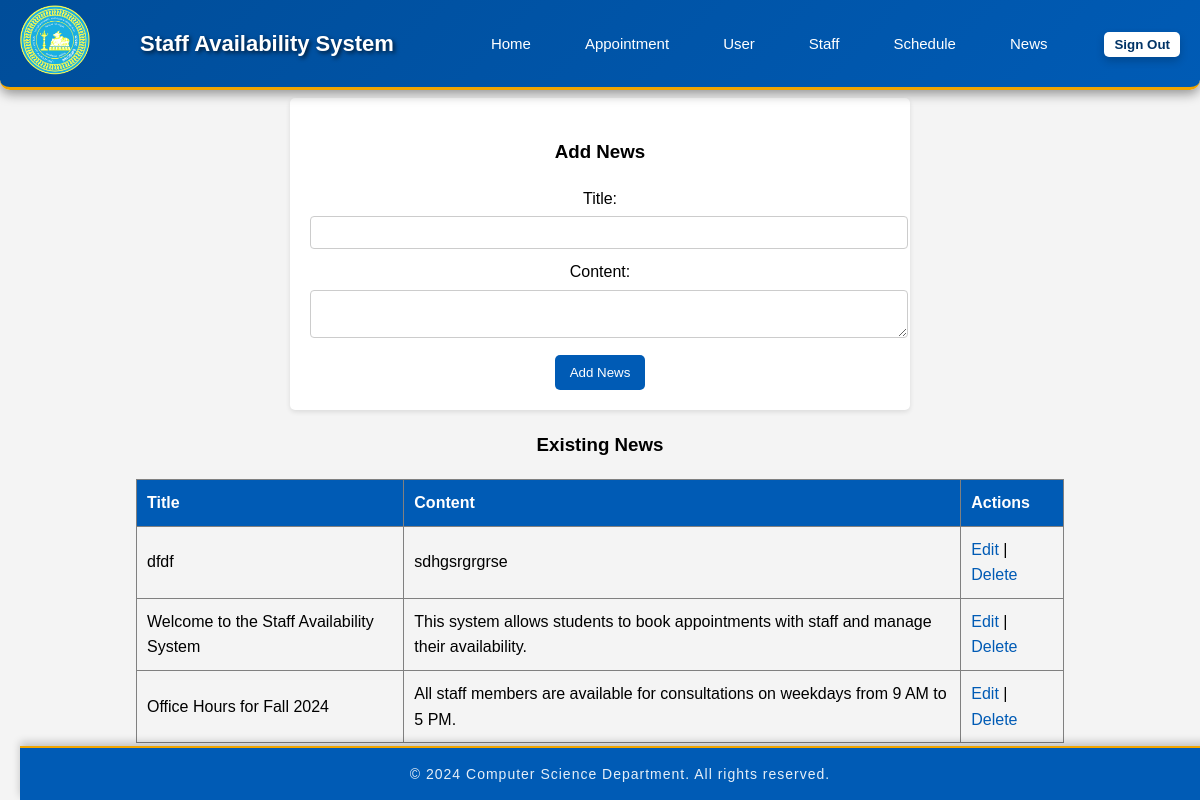
Page /page/newsManagement.php on the committed database.
### tables this page shows
CREATE TABLE `news_updates` (
  `id` int(11) NOT NULL,
  `title` varchar(255) NOT NULL,
  `content` text NOT NULL,
  `created_at` datetime DEFAULT current_timestamp()
);

### page/newsManagement.php (the view, shortened to what this page needs)
<?php
$servername = "localhost";
$username = "csc210user";
$password = "CSC210!";
$database = "group6";
$conn = new mysqli($servername, $username, $password, $database);
$newsQuery = "SELECT * FROM news_updates ORDER BY created_at DESC";
$newsResult = $conn->query($newsQuery);
?>
<!DOCTYPE html>
<html lang="en">
<head>
    <link rel="stylesheet" href="../style/navbar.css">
    <link rel="stylesheet" href="../style/stylenewsManagement.css">
    <link rel="stylesheet" href="styles.css">
    <link rel="stylesheet" href="https://cdnjs.cloudflare.com/ajax//libs/font-awesome/6.4.0/css/all.min.css"
/>
</head>
<body>
<header class="header" id="header">
    <div class="navbar">
        <div class="logo">
        <a href="Homeadmin.php"><img src="../media/department-logo.png" alt="Department Logo" /></a>
        </div>
        <h1>Staff Availability System</h1>
        <nav>
        <ul class="nav-list" id="dropdown-content">
                    <li><a href="Homeadmin.php">Home</a></li>
                    <li><a href="AppointmentManagement.php">Appointment</a></li>
                    <li><a href="userManagement.php">User</a></li>
                    <li><a href="staffManagement.php">Staff</a></li>
                    <li><a href="scheduleManagement.php">Schedule</a></li>
                    <li><a href="newsManagement.php">News</a></li>
                </ul>
        </nav>
        <form method="POST" style="display: inline;">
            <button type="submit" name="sign_out" class="login-btn">Sign Out</button>
        </form>
    </div>
</header>
<h2 class="section-title">News Management</h2>
 <center>
<form method="POST" action="newsManagement.php" class="news-form">
    <h3><?php echo isset($_GET['edit_id']) ? "Edit News" : "Add News"; ?></h3>
    <?php
    if (isset($_GET['edit_id'])):
        $edit_id = $_GET['edit_id'];
        $editQuery = "SELECT * FROM news_updates WHERE id='$edit_id'";
        $editResult = $conn->query($editQuery);
        if ($editResult && $editResult->num_rows > 0) {
            $editData = $editResult->fetch_assoc();
    ?>
        <input type="hidden" name="news_id" value="<?php echo $editData['id']; ?>">
        <label for="news_title">Title:</label>
        <input type="text" id="news_title" name="news_title" value="<?php echo htmlspecialchars($editData['title']); ?>" required><br>
        <label for="news_content">Content:</label>
        <textarea id="news_content" name="news_content" required><?php echo htmlspecialchars($editData['content']); ?></textarea><br>
    <?php
        } else {
            echo "<p class='error'>Error: News item not found.</p>";
        }
    else:
    ?>
        <label for="news_title">Title:</label>
        <input type="text" id="news_title" name="news_title" required><br>
        <label for="news_content">Content:</label>
        <textarea id="news_content" name="news_content" required></textarea><br>
    <?php endif; ?>
    <button type="submit" name="save_news" class="submit-button"><?php echo isset($_GET['edit_id']) ? "Update" : "Add"; ?> News</button>
</form>
<h3 class="existing-news-title">Existing News</h3>
<table class="news-table" border="1">
    <tr>
        <th>Title</th>
        <th>Content</th>
        <th>Actions</th>
    </tr>
    <?php while ($row = $newsResult->fetch_assoc()): ?>
    <tr>
        <td><?php echo htmlspecialchars($row['title']); ?></td>
        <td><?php echo htmlspecialchars($row['content']); ?></td>
        <td>
            <a class="edit-link" href="newsManagement.php?edit_id=<?php echo $row['id']; ?>">Edit</a> |
            <a class="delete-link" href="newsManagement.php?delete_id=<?php echo $row['id']; ?>" onclick="return confirm('Are you sure you want to delete this news?')">Delete</a>
        </td>
    </tr>
    <?php endwhile; ?>
</table><center>
<footer>
    <p>&copy; 2024 Computer Science Department. All rights reserved.</p>
</footer>
</body>
</html>

### style/navbar.css (style rules this page uses)
.header { position: fixed; width: 100%; top: 0; left: 0; z-index: 1000; transition: background-color 0.3s, box-shadow 0.3s; }
.navbar { display: flex; justify-content: space-between; align-items: center; background: linear-gradient(135deg, #004d99, #005bb5); padding: 0.3em 20px; color: white; box-shadow: 0 4px 12px rgba(0, 0, 0, 0.4); border-bottom: 3px solid #f0a500; border-radius: 0 0 10px 10px; }
.logo img { width: 70px; height: auto; transition: transform 0.3s; }
.navbar h1 { font-size: 22px; margin-left: 20px; font-weight: bold; text-shadow: 2px 2px 4px rgba(0, 0, 0, 0.7); }
.navbar ul { display: flex; margin-left: auto; }
.navbar ul li { list-style: none; margin: 0 15px; position: relative; }
.navbar ul li a { color: white; text-decoration: none; font-size: 15px; padding: 8px 12px; border-radius: 5px; transition: background-color 0.3s ease-in, color 0.3s ease-in, transform 0.3s ease-in; }
.login-btn { padding: 10px 20px; background-color: #f0a500; color: white; border: none; border-radius: 5px; cursor: pointer; transition: background-color 0.3s ease-in, transform 0.3s, box-shadow 0.3s; font-weight: bold; box-shadow: 0 4px 8px rgba(0, 0, 0, 0.2); }
body { font-family: 'Arial', sans-serif; margin: 0; padding: 0; background-color: #f5f5f5; line-height: 1.6; }
footer { background-color: #005bb5; color: #ffffff; padding: 15px 0; text-align: center; position: fixed; bottom: 0; width: 100%; box-shadow: 0 -4px 8px rgba(0, 0, 0, 0.2); border-top: 2px solid #f0a500; }
footer p { margin: 0; font-size: 14px; font-weight: 250; letter-spacing: 1px; opacity: 0.9; }

### style/stylenewsManagement.css (style rules this page uses)
body { font-family: Arial, sans-serif; margin: 0; padding: 20px; background-color: #f4f4f4; }
.login-btn { background-color: #ffffff; color: #003366; border: none; padding: 5px 10px; border-radius: 5px; cursor: pointer; transition: background-color 0.3s; }
.section-title { color: #333; }
.news-form { width: 50%; background: #fff; padding: 20px; border-radius: 5px; box-shadow: 0 2px 5px rgba(0, 0, 0, 0.1); margin-bottom: 20px; }
.news-form label { display: block; margin-bottom: 5px; }
.news-form input[type="text"], .news-form textarea { width: 100%; padding: 8px; margin-bottom: 10px; border: 1px solid #ccc; border-radius: 4px; }
.submit-button { background: #005bb5; color: white; border: none; padding: 10px 15px; border-radius: 5px; cursor: pointer; }
.existing-news-title { margin-top: 20px; }
.news-table { border-radius: 8px; width: 80%; border-collapse: collapse; margin-bottom: 20px; }
.news-table th, .news-table td { padding: 10px; text-align: left; }
.news-table th { background: #005bb5; color: white; }
.edit-link, .delete-link { color: #005bb5; text-decoration: none; }

### style/styles.css (style rules this page uses)
.login-btn { text-decoration: none; background-color: #ffffff; color: #003366; border: none; padding: 5px 10px; border-radius: 5px; cursor: pointer; transition: background-color 0.3s; }

### rows in the picture
news_updates: title "dfdf", content "sdhgsrgrgrse"
news_updates: title "Welcome to the Staff Availability System", content "This system allows students to book appointments with staff and manage their availability."
news_updates: title "Office Hours for Fall 2024", content "All staff members are available for consultations on weekdays from 9 AM to 5 PM."
